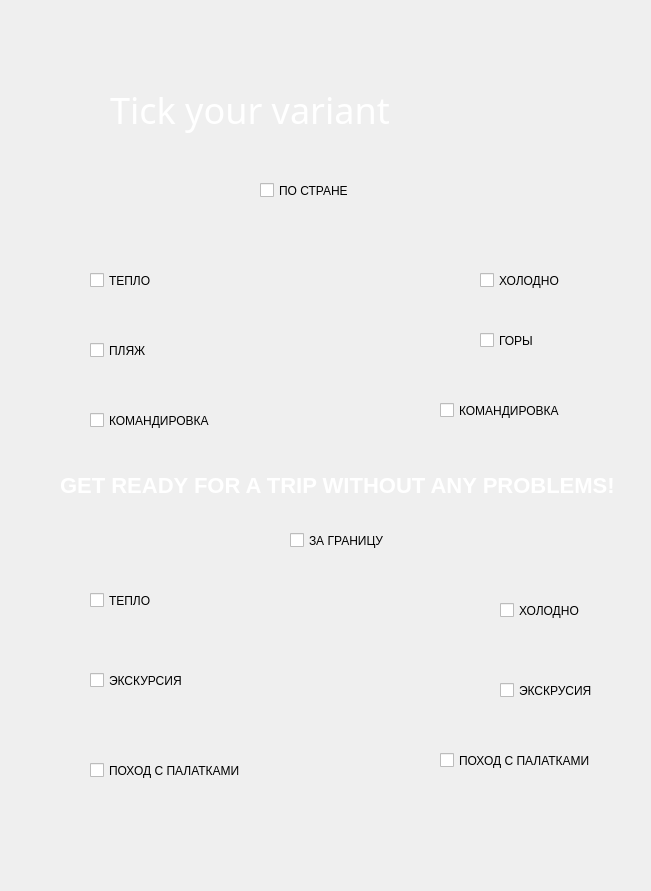
<?xml version="1.0" encoding="UTF-8"?>
<ui version="4.0">
 <class>MainWindow</class>
 <widget class="QMainWindow" name="MainWindow">
  <property name="geometry">
   <rect>
    <x>0</x>
    <y>0</y>
    <width>651</width>
    <height>891</height>
   </rect>
  </property>
  <property name="windowTitle">
   <string>MainWindow</string>
  </property>
  <property name="styleSheet">
   <string notr="true">backgroud: opacity 0;
</string>
  </property>
  <widget class="QWidget" name="centralwidget">
   <property name="styleSheet">
    <string notr="true">background-image: url(./images/back.jpg);
</string>
   </property>
   <widget class="QLabel" name="label">
    <property name="geometry">
     <rect>
      <x>110</x>
      <y>80</y>
      <width>451</width>
      <height>61</height>
     </rect>
    </property>
    <property name="font">
     <font>
      <family>Luckiest Guy</family>
      <pointsize>36</pointsize>
     </font>
    </property>
    <property name="acceptDrops">
     <bool>false</bool>
    </property>
    <property name="autoFillBackground">
     <bool>false</bool>
    </property>
    <property name="styleSheet">
     <string notr="true">color: white;
background: opacity 0;

</string>
    </property>
    <property name="text">
     <string>&lt;!DOCTYPE HTML PUBLIC &quot;-//W3C//DTD HTML 4.0//EN&quot; &quot;http://www.w3.org/TR/REC-html40/strict.dtd&quot;&gt;
&lt;html&gt;&lt;head&gt;&lt;meta name=&quot;qrichtext&quot; content=&quot;1&quot; /&gt;&lt;style type=&quot;text/css&quot;&gt;
&lt;/style&gt;&lt;/head&gt;&lt;body style=&quot; font-family:'Luckiest Guy','cursive'; font-size:45px; font-weight:400; font-style:normal;&quot;&gt;
&lt;p style=&quot; margin-top:0px; margin-bottom:0px; margin-left:0px; margin-right:0px; -qt-block-indent:0; text-indent:0px;&quot;&gt;&lt;span style=&quot; font-size:27pt;&quot;&gt;Tick your variant&lt;/span&gt;&lt;/p&gt;&lt;/body&gt;&lt;/html&gt;</string>
    </property>
    <property name="wordWrap">
     <bool>false</bool>
    </property>
   </widget>
   <widget class="QLabel" name="label_2">
    <property name="geometry">
     <rect>
      <x>60</x>
      <y>470</y>
      <width>641</width>
      <height>31</height>
     </rect>
    </property>
    <property name="autoFillBackground">
     <bool>false</bool>
    </property>
    <property name="styleSheet">
     <string notr="true">font-family: 'Merienda';
color: #fff;
font-weight: bold;
font-size: 22px;
background: opacity 0;</string>
    </property>
    <property name="text">
     <string>GET READY FOR A TRIP WITHOUT ANY PROBLEMS!</string>
    </property>
   </widget>
   <widget class="QCheckBox" name="checkBox">
    <property name="geometry">
     <rect>
      <x>260</x>
      <y>170</y>
      <width>101</width>
      <height>41</height>
     </rect>
    </property>
    <property name="styleSheet">
     <string notr="true">background: opacity 0;
</string>
    </property>
    <property name="text">
     <string>ПО СТРАНЕ</string>
    </property>
   </widget>
   <widget class="QCheckBox" name="checkBox_2">
    <property name="geometry">
     <rect>
      <x>90</x>
      <y>260</y>
      <width>81</width>
      <height>41</height>
     </rect>
    </property>
    <property name="styleSheet">
     <string notr="true">background: opacity 0;
</string>
    </property>
    <property name="text">
     <string>ТЕПЛО</string>
    </property>
   </widget>
   <widget class="QCheckBox" name="checkBox_3">
    <property name="geometry">
     <rect>
      <x>480</x>
      <y>260</y>
      <width>91</width>
      <height>41</height>
     </rect>
    </property>
    <property name="styleSheet">
     <string notr="true">background: opacity 0;
</string>
    </property>
    <property name="text">
     <string>ХОЛОДНО</string>
    </property>
   </widget>
   <widget class="QCheckBox" name="checkBox_4">
    <property name="geometry">
     <rect>
      <x>90</x>
      <y>330</y>
      <width>81</width>
      <height>41</height>
     </rect>
    </property>
    <property name="styleSheet">
     <string notr="true">background: opacity 0;
</string>
    </property>
    <property name="text">
     <string>ПЛЯЖ</string>
    </property>
   </widget>
   <widget class="QCheckBox" name="checkBox_5">
    <property name="geometry">
     <rect>
      <x>90</x>
      <y>400</y>
      <width>131</width>
      <height>41</height>
     </rect>
    </property>
    <property name="styleSheet">
     <string notr="true">background: opacity 0;
</string>
    </property>
    <property name="text">
     <string>КОМАНДИРОВКА</string>
    </property>
   </widget>
   <widget class="QCheckBox" name="checkBox_6">
    <property name="geometry">
     <rect>
      <x>480</x>
      <y>320</y>
      <width>91</width>
      <height>41</height>
     </rect>
    </property>
    <property name="styleSheet">
     <string notr="true">background: opacity 0;
</string>
    </property>
    <property name="text">
     <string>ГОРЫ</string>
    </property>
   </widget>
   <widget class="QCheckBox" name="checkBox_7">
    <property name="geometry">
     <rect>
      <x>440</x>
      <y>390</y>
      <width>131</width>
      <height>41</height>
     </rect>
    </property>
    <property name="styleSheet">
     <string notr="true">background: opacity 0;
</string>
    </property>
    <property name="text">
     <string>КОМАНДИРОВКА</string>
    </property>
   </widget>
   <widget class="QCheckBox" name="checkBox_8">
    <property name="geometry">
     <rect>
      <x>290</x>
      <y>520</y>
      <width>101</width>
      <height>41</height>
     </rect>
    </property>
    <property name="styleSheet">
     <string notr="true">background: opacity 0;
</string>
    </property>
    <property name="text">
     <string>ЗА ГРАНИЦУ</string>
    </property>
   </widget>
   <widget class="QCheckBox" name="checkBox_9">
    <property name="geometry">
     <rect>
      <x>90</x>
      <y>580</y>
      <width>101</width>
      <height>41</height>
     </rect>
    </property>
    <property name="styleSheet">
     <string notr="true">background: opacity 0;
</string>
    </property>
    <property name="text">
     <string>ТЕПЛО</string>
    </property>
   </widget>
   <widget class="QCheckBox" name="checkBox_10">
    <property name="geometry">
     <rect>
      <x>500</x>
      <y>590</y>
      <width>101</width>
      <height>41</height>
     </rect>
    </property>
    <property name="styleSheet">
     <string notr="true">background: opacity 0;
</string>
    </property>
    <property name="text">
     <string>ХОЛОДНО</string>
    </property>
   </widget>
   <widget class="QCheckBox" name="checkBox_11">
    <property name="geometry">
     <rect>
      <x>90</x>
      <y>750</y>
      <width>161</width>
      <height>41</height>
     </rect>
    </property>
    <property name="styleSheet">
     <string notr="true">background: opacity 0;
</string>
    </property>
    <property name="text">
     <string>ПОХОД С ПАЛАТКАМИ</string>
    </property>
   </widget>
   <widget class="QCheckBox" name="checkBox_12">
    <property name="geometry">
     <rect>
      <x>90</x>
      <y>660</y>
      <width>101</width>
      <height>41</height>
     </rect>
    </property>
    <property name="styleSheet">
     <string notr="true">background: opacity 0;
</string>
    </property>
    <property name="text">
     <string>ЭКСКУРСИЯ</string>
    </property>
   </widget>
   <widget class="QCheckBox" name="checkBox_13">
    <property name="geometry">
     <rect>
      <x>500</x>
      <y>670</y>
      <width>101</width>
      <height>41</height>
     </rect>
    </property>
    <property name="styleSheet">
     <string notr="true">background: opacity 0;
</string>
    </property>
    <property name="text">
     <string>ЭКСКРУСИЯ</string>
    </property>
   </widget>
   <widget class="QCheckBox" name="checkBox_14">
    <property name="geometry">
     <rect>
      <x>440</x>
      <y>740</y>
      <width>161</width>
      <height>41</height>
     </rect>
    </property>
    <property name="styleSheet">
     <string notr="true">background: opacity 0;
</string>
    </property>
    <property name="text">
     <string>ПОХОД С ПАЛАТКАМИ</string>
    </property>
   </widget>
  </widget>
 </widget>
 <resources/>
 <connections/>
</ui>
